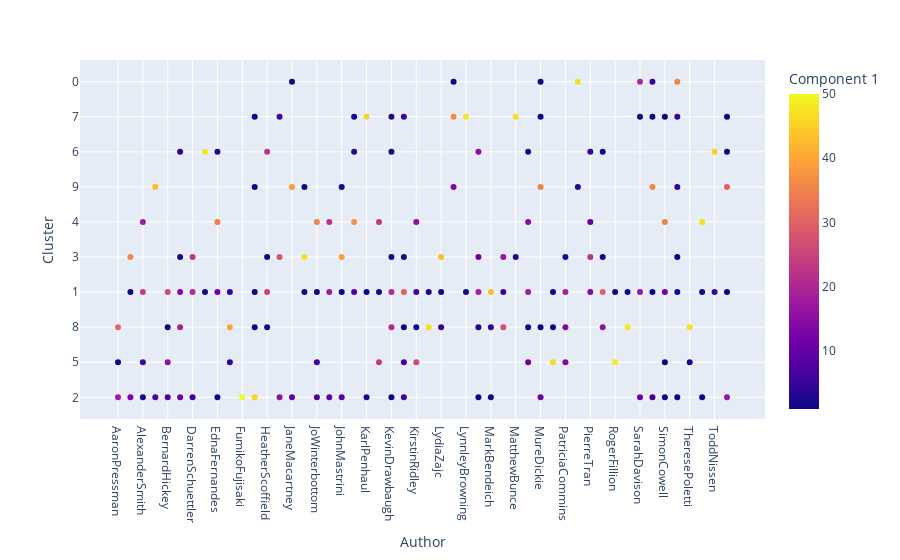

Write notebook code for a chart like this one.
### Code cell
# How many times does each author show up in a cluster
author_clusters = df_tsne.groupby(['Author','Cluster'])['Component 1'].count()
author_clusters.reset_index()

px.scatter(author_clusters.reset_index(),x='Author',y='Cluster',color='Component 1')

### Figure 1 — Plotly figure (JSON) as saved in the notebook; plotly's stock layout.template omitted (floating-point values rounded to 4 significant figures; data arrays with more than 128 entries replaced by an {"elided": "..."} marker saying what was removed)
{"data": [{"hovertemplate": "Author=%{x}<br>Cluster=%{y}<br>Component 1=%{marker.color}<extra></extra>", "legendgroup": "", "marker": {"color": {"elided": "175 int values"}, "coloraxis": "coloraxis", "symbol": "circle"}, "mode": "markers", "name": "", "orientation": "v", "showlegend": false, "type": "scatter", "x": {"elided": "175 str values"}, "xaxis": "x", "y": {"elided": "175 str values"}, "yaxis": "y"}], "layout": {"coloraxis": {"colorbar": {"title": {"text": "Component 1"}}, "colorscale": [[0, "#0d0887"], [0.1111, "#46039f"], [0.2222, "#7201a8"], [0.3333, "#9c179e"], [0.4444, "#bd3786"], [0.5556, "#d8576b"], [0.6667, "#ed7953"], [0.7778, "#fb9f3a"], [0.8889, "#fdca26"], [1, "#f0f921"]]}, "legend": {"tracegroupgap": 0}, "margin": {"t": 60}, "xaxis": {"anchor": "y", "domain": [0, 1], "title": {"text": "Author"}}, "yaxis": {"anchor": "x", "domain": [0, 1], "title": {"text": "Cluster"}}}}
